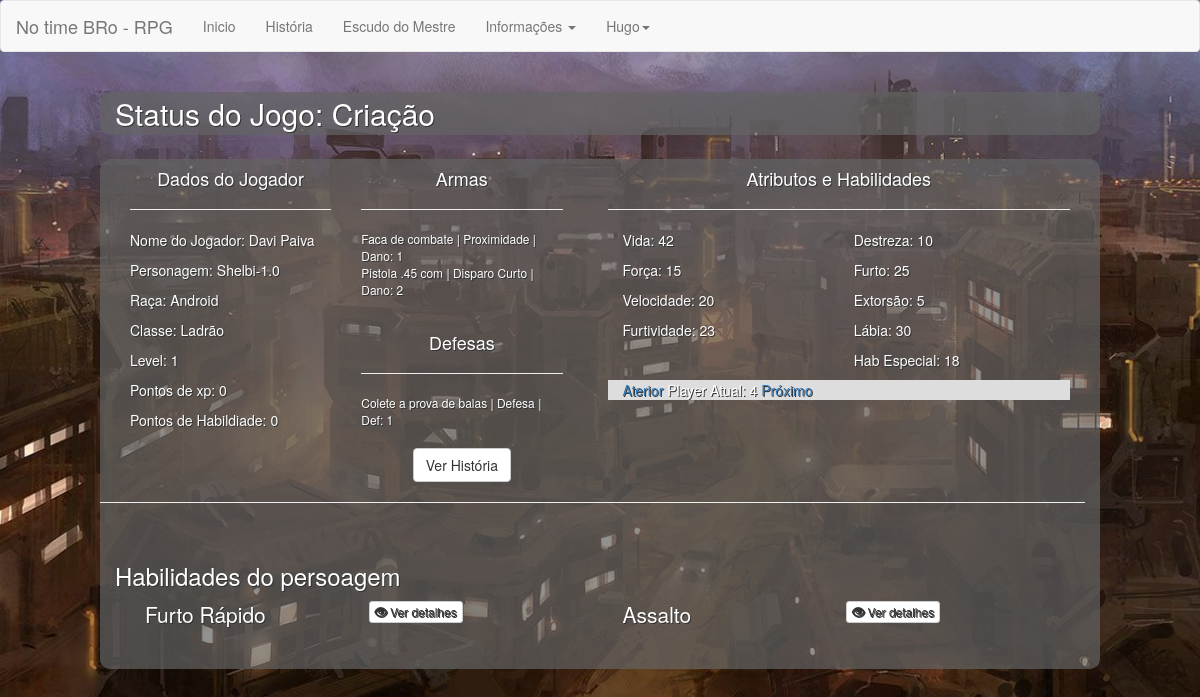
The page /old/index.php?url=MostrarPlayer&Player=4 (signed in) on the database as committed earlier.
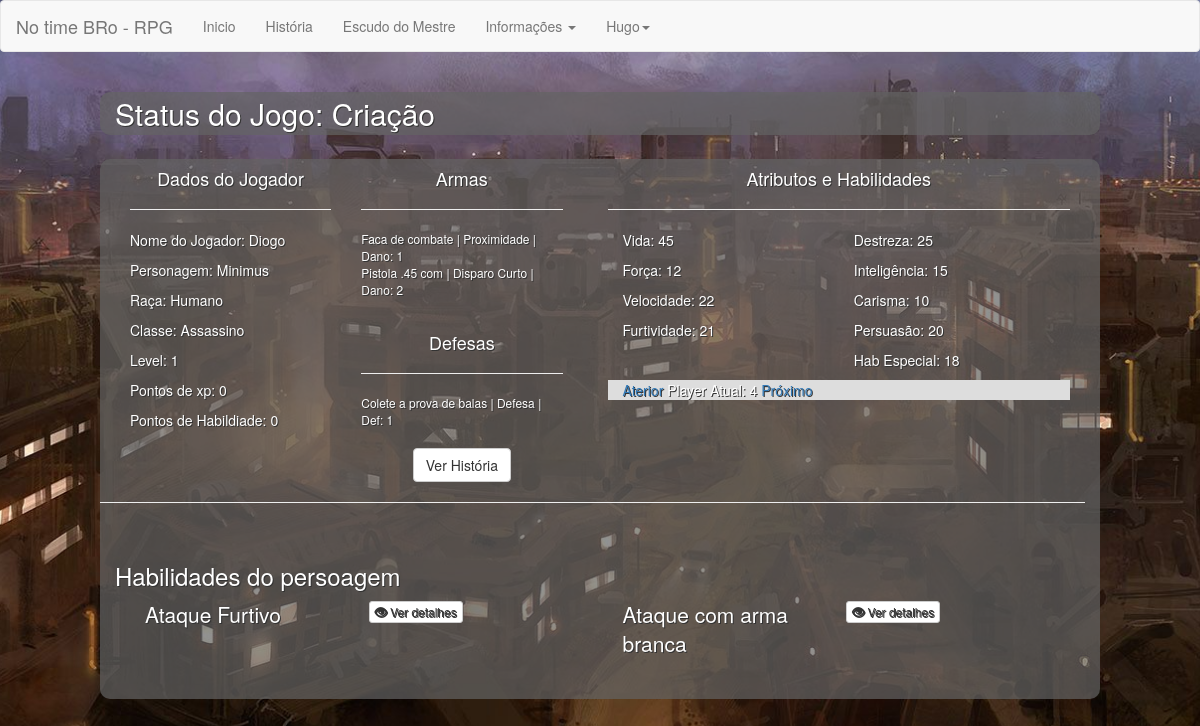
The same page on the database as committed later.
### tables this page shows
CREATE TABLE tb_players(
    id_player int primary key auto_increment,
    nome_player int,
    personagem_player varchar(255),
    raca_player int,
    classe_player int,
    xp_player int,
    lv_player int,
    atk_player int,
    hab_player int,
    atr1_titulo varchar(255),
    atr1_v int,
    atr2_titulo varchar(255),
    atr2_v int,
    atr3_titulo varchar(255),
    atr3_v int,
    atr4_titulo varchar(255),
    atr4_v int,
    hab1_titulo varchar(255),
    hab1_v int,
    hab2_titulo varchar(255),
    hab2_v int,
    hab3_titulo varchar(255),
    hab3_v int,
    hab4_titulo varchar(255),
    hab4_v int,
    hab5_titulo varchar(255),
    hab5_v int,
    arma1_player int,
    arma2_player int,
    arma3_player int,
    arma4_player int,
    arma5_player int,
    def1_player int,
    def2_player int,
    def3_player int,
    habilidade1 int,
    habilidade2 int,
    habilidade3 int,
    habilidade4 int,
    habilidade5 int,
    habilidade6 int,
    habilidade7 int,
    habilidade8 int,
    habilidade9 int,
    FOREIGN KEY (nome_player) REFERENCES tb_usuarios(id_usuario),
    FOREIGN KEY (raca_player) REFERENCES tb_racas(id_raca),
    FOREIGN KEY (classe_player) REFERENCES tb_classes(id_classe),
    FOREIGN KEY (arma1_player) REFERENCES tb_item_armas(id_item_arma),
    FOREIGN KEY (arma2_player) REFERENCES tb_item_armas(id_item_arma),
    FOREIGN KEY (arma3_player) REFERENCES tb_item_armas(id_item_arma),
    FOREIGN KEY (arma4_player) REFERENCES tb_item_armas(id_item_arma),
    FOREIGN KEY (arma5_player) REFERENCES tb_item_armas(id_item_arma),
    FOREIGN KEY (def1_player) REFERENCES tb_item_def(id_item_def),
    FOREIGN KEY (def2_player) REFERENCES tb_item_def(id_item_def),
    FOREIGN KEY (def3_player) REFERENCES tb_item_def(id_item_def),
    FOREIGN KEY (habilidade1) REFERENCES tb_lista_habilidades(id_habilidade),
    FOREIGN KEY (habilidade2) REFERENCES tb_lista_habilidades(id_habilidade),
    FOREIGN KEY (habilidade3) REFERENCES tb_lista_habilidades(id_habilidade),
    FOREIGN KEY (habilidade4) REFERENCES tb_lista_habilidades(id_habilidade),
    FOREIGN KEY (habilidade5) REFERENCES tb_lista_habilidades(id_habilidade),
    FOREIGN KEY (habilidade6) REFERENCES tb_lista_habilidades(id_habilidade),
    FOREIGN KEY (habilidade7) REFERENCES tb_lista_habilidades(id_habilidade),
    FOREIGN KEY (habilidade8) REFERENCES tb_lista_habilidades(id_habilidade),
    FOREIGN KEY (habilidade9) REFERENCES tb_lista_habilidades(id_habilidade)
);

CREATE TABLE tb_usuarios(
    id_usuario int primary key auto_increment,
    nome_usuario varchar(255),
    email_usuario varchar(255),
    senha_usuario varchar(255),
    lv_usuario int default 1,
    nivel_usuario int default "0"
);

CREATE TABLE tb_racas(
    id_raca int not null primary key auto_increment,
    nome_raca varchar(255),
    descr_raca text default NULL
);

create table tb_classes (
    id_classe int primary key auto_increment,
    nome_classe varchar(255),
    atr1 varchar(255),
    atr2 varchar(255),
    atr3 varchar(255),
    atr4 varchar(255),
    hab_c1 varchar(255),
    hab_c2 varchar(255),
    hab_c3 varchar(255),
    hab_c4 varchar(255),
    hab_c5 varchar(255),
    descr_classe text
);

CREATE TABLE tb_item_armas(
    id_item_arma int primary key auto_increment,
    descricao_item_arma varchar(255),
    tipo_item_arma varchar(255),  
    classe_item_arma int,  
    criacao int default 0,
    custo_item_arma int,
    dano_item_arma int
);

CREATE TABLE tb_item_def(
    id_item_def int primary key auto_increment,
    descricao_item_def varchar(255),
    tipo_item_def varchar(255),
    dano_item_def int
);

create table tb_lista_habilidades(
    id_habilidade int primary key auto_increment,
    classe_hab int,
    habilidade varchar(255),
    dif_habilidade int,
    dano_habilidade int,
    descricao_habilidade varchar(1000)
);

### old/configurations/functions.php (called while the page is built, shortened)
<?php
function lmWord($string, $words = '35') {
    $string = strip_tags($string);
    $count = strlen($string);
    if ($count <= $words) {
        return $string;
    } else {
        $strpos = strrpos(substr($string, 0, $words), ' ');
        return substr($string, 0, $strpos);
    }
}

### old/pages/MostrarPlayer.php (the view)
<?php
if(isset($_GET['Player'])){
    $Player = $_GET['Player'];
    $QueryBuscarPlayers = "
    SELECT
        p.*,
        r.nome_raca,
        c.nome_classe,
        j.nome_usuario,
        ta.descricao_item_arma,
        ta.tipo_item_arma,
        ta.dano_item_arma,
        ta1.descricao_item_arma,
        ta1.tipo_item_arma,
        ta1.dano_item_arma
    FROM tb_players p
    INNER JOIN tb_racas r
        ON p.raca_player = r.id_raca
    INNER JOIN tb_classes c
        ON p.classe_player = c.id_classe
    INNER JOIN tb_item_armas ta
        ON p.arma1_player = ta.id_item_arma
    INNER JOIN tb_item_armas ta1
        ON p.arma2_player = ta1.id_item_arma
    INNER JOIN tb_usuarios j
        ON p.nome_player = j.id_usuario
    WHERE id_player = $Player
    ";
$ExeQrBuscarPlayers = mysqli_query($connection, $QueryBuscarPlayers);
$ResQrBuscarPlayers = mysqli_num_rows($ExeQrBuscarPlayers);
if( $ResQrBuscarPlayers > 0 ){
    while($ResPlayers = mysqli_fetch_assoc($ExeQrBuscarPlayers)){
        ?>
<div class="col-xs-12 col-md-6">
    <div class="col-xs-6">
        <h4 class="text-center">Dados do Jogador</h4>
        <hr>
        <p>Nome do Jogador: <?php echo $ResPlayers['nome_usuario']?></p>
        <p>Personagem: <?php echo $ResPlayers['personagem_player']?></p>
        <p>Raça: <?php echo $ResPlayers['nome_raca']?></p>
        <p>Classe: <?php echo $ResPlayers['nome_classe']?></p>
        <p>Level: <?php echo $ResPlayers['lv_player']?></p>
        <p>Pontos de xp: <?php echo $ResPlayers['xp_player']?></p>
        <p>Pontos de Habildiade: <?php echo $ResPlayers['hab_player']?></p>
    </div>
    <div class="col-xs-6">
        <?php include 'parts/add/armas.php';include 'parts/add/defesa.php';include 'parts/add/historia.php';?>
    </div>
</div>
<div class="col-xs-12 col-md-6">
    <h4 class="text-center">Atributos e Habilidades</h4>
    <hr>
    <div class="col-xs-6">
        <p><?php echo $ResPlayers['atr1_titulo'] . ": " . $ResPlayers['atr1_v'];?></p>
        <p><?php echo $ResPlayers['atr2_titulo'] . ": " . $ResPlayers['atr2_v'];?></p>
        <p><?php echo $ResPlayers['atr3_titulo'] . ": " . $ResPlayers['atr3_v'];?></p>
        <p><?php echo $ResPlayers['atr4_titulo'] . ": " . $ResPlayers['atr4_v'];?></p>
    </div>
    <div class="col-xs-6">
        <p><?php echo $ResPlayers['hab1_titulo'] . ": " . $ResPlayers['hab1_v'];?></p>
        <p><?php echo $ResPlayers['hab2_titulo'] . ": " . $ResPlayers['hab2_v'];?></p>
        <p><?php echo $ResPlayers['hab3_titulo'] . ": " . $ResPlayers['hab3_v'];?></p>
        <p><?php echo $ResPlayers['hab4_titulo'] . ": " . $ResPlayers['hab4_v'];?></p>
        <p>Hab <?php echo $ResPlayers['hab5_titulo'] . ": " . $ResPlayers['hab5_v'];?></p>
    </div>
    <?php
      if($_SESSION['Login']){
          if($_SESSION['Login']['nivel_usuario']>=1){
              ?>
              <div class="col-xs-12" style="max-height:50px; background:#DDD">
                <a href="?url=MostrarPlayer&Player=<?php echo $Player-1?>">Aterior</a>
                Player Atual: <?php echo $Player?>
                <a href="?url=MostrarPlayer&Player=<?php echo $Player+1?>">Próximo</a>
            </div>
              <?php
          }
      }
    ?>
</div>
<div class="clearfix"></div>
<hr>
<div class="col-xs-12 " style="min-height: 20px;padding-top:20px">
    <?php
        include 'parts/add/habilidades.php';
        ?>
</div>
<?php
    }
}
}

### old/parts/add/armas.php (shortened to what the changed rows need)
<?php
$QueryBuscarArmas = "
    SELECT * FROM
        tb_item_armas
    WHERE
    (id_item_arma = $ResPlayers[arma1_player] AND dano_item_arma >= 1)
    OR (id_item_arma = $ResPlayers[arma2_player] AND dano_item_arma > 0)
    OR (id_item_arma = $ResPlayers[arma3_player] AND dano_item_arma > 0)
    OR (id_item_arma = $ResPlayers[arma4_player] AND dano_item_arma > 0)
    OR (id_item_arma = $ResPlayers[arma5_player] AND dano_item_arma > 0)
";
$ExeQrBuscarArmas = mysqli_query($connection, $QueryBuscarArmas);
$ResQrBuscarArmas = mysqli_num_rows($ExeQrBuscarArmas);
if($ResQrBuscarArmas > 0){
    ?>
<h4 class="text-center">Armas</h4>
<hr>
<p style="font-size:12px">
    <?php
    while($ArmasPlayer = mysqli_fetch_assoc($ExeQrBuscarArmas)){
        echo
           lmWord($ArmasPlayer['descricao_item_arma'],16)." | " .$ArmasPlayer['tipo_item_arma']." | Dano: " . $ArmasPlayer['dano_item_arma'];
        echo "<br>";
    }
    ?>
</p>
<?php
}

### old/parts/add/defesa.php
<?php
$QueryBuscarDef = "
    SELECT * FROM
        tb_item_def
    WHERE
    (id_item_def = $ResPlayers[def1_player] AND dano_item_def >= 1)
    OR (id_item_def = $ResPlayers[def2_player] AND dano_item_def >= 1)
    OR (id_item_def = $ResPlayers[def3_player] AND dano_item_def >= 1)
";
$ExeQrBuscarDef = mysqli_query($connection, $QueryBuscarDef);
$ResQrBuscarDef = mysqli_num_rows($ExeQrBuscarDef);
if($ResQrBuscarDef > 0){
    ?>
<h4 class="text-center">Defesas</h4>
<hr>
<p style="font-size:12px">
    <?php
    while($DefPlayer = mysqli_fetch_assoc($ExeQrBuscarDef)){
        echo
            $DefPlayer['descricao_item_def'] .
            " | " . $DefPlayer['tipo_item_def'] .
            " | Def: " . $DefPlayer['dano_item_def'];
        echo "<br>";
    }
    ?>
</p>
<?php
}

### old/parts/add/historia.php (shortened to what the changed rows need)
<div class="col-xs-12 text-center" style="margin-top:10px">
    <button class="btn btn-default btn-md" data-toggle="modal" data-target="#VerHistoria">Ver História</button>
</div>

### old/parts/add/habilidades.php (shortened to what the changed rows need)
<?php
$QueryBuscarHabilidades = "
    SELECT * FROM
        tb_lista_habilidades
    WHERE
           id_habilidade = $ResPlayers[habilidade1]
        OR id_habilidade = $ResPlayers[habilidade2]
        OR id_habilidade = $ResPlayers[habilidade3]
        OR id_habilidade = $ResPlayers[habilidade4]
        OR id_habilidade = $ResPlayers[habilidade5]
        OR id_habilidade = $ResPlayers[habilidade6]
        OR id_habilidade = $ResPlayers[habilidade7]
        OR id_habilidade = $ResPlayers[habilidade8]
        OR id_habilidade = $ResPlayers[habilidade9]
    LIMIT 1,10
    ";
$ExeQrBuscarHabilidades = mysqli_query($connection, $QueryBuscarHabilidades);
$ResQrBuscarHabilidades = mysqli_num_rows($ExeQrBuscarHabilidades);
if($ResQrBuscarHabilidades > 0){
    ?>
<h3>Habilidades do persoagem</h4>
    <?php
    while($HabilidadesPlayer = mysqli_fetch_assoc($ExeQrBuscarHabilidades)){
        ?>
    <div class="col-xs-12 col-md-6" style="margin-bottom:15px">
        <div class="col-xs-12 col-md-6"><span class="lead"><?php echo $HabilidadesPlayer['habilidade']?></span></div>
        <div class="col-xs-12 col-md-6">
            <a class="btn btn-default btn-xs" href="#" data-toggle="modal" data-target="#DetalhesHabilidade<?php echo $HabilidadesPlayer['id_habilidade']?>">
                <i class="glyphicon glyphicon-eye-open"></i> Ver detalhes
            </a>
        </div>
    </div>
    <?php
    }
    ?>
    <?php
}

Rows that differ between the two databases and show on the page:
changed tb_players "Vida": loses tb_lista_habilidades (habilidade "Furto Rápido"); loses tb_lista_habilidades (habilidade "Assalto"); gains tb_lista_habilidades (habilidade "Ataque Furtivo"); gains tb_lista_habilidades (habilidade "Ataque com arma branca"); nome_player.nome_usuario "Davi Paiva" → "Diogo"; personagem_player "Shelbi-1.0" → "Minimus"; raca_player.nome_raca "Android" → "Humano"; classe_player.nome_classe "Ladrão" → "Assassino"; atr1_v "42" → "45"; atr2_v "15" → "12"; atr3_v "20" → "22"; atr4_v "23" → "21"; hab1_v "10" → "25"; hab2_titulo "Furto" → "Inteligência"; hab2_v "25" → "15"; hab3_titulo "Extorsão" → "Carisma"; hab3_v "5" → "10"; hab4_titulo "Lábia" → "Persuasão"; hab4_v "30" → "20"
